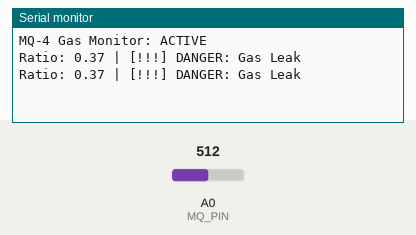
This sketch was run on a simulated Arduino Uno, built with avr-gcc and run on an emulated ATmega328P. Parts: the last lines printed to the serial monitor. Inputs (shaded band) come from the test bench; at power-on: A0 (MQ_PIN) = 512.

Above: at 1.8 s.
1.9 s: A0 (MQ_PIN) set to 286
At 2.8 s:
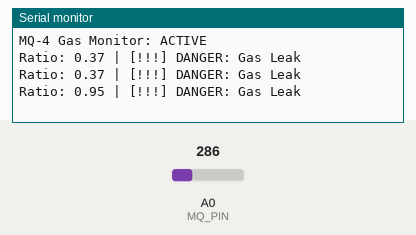
3.4 s: A0 (MQ_PIN) set to 267
At 4.4 s:
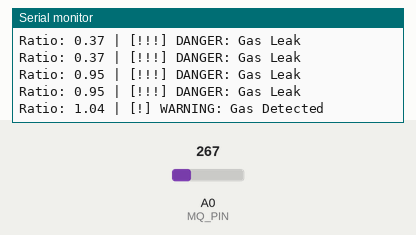

The sketch:

monitoring.ino
```cpp
// MQ-4 Monitoring
const int MQ_PIN = A0;
const float RL = 10000.0;
const float R0 = 27157.65;     //calibrated R0

float readRs()
{
  int adc = analogRead(MQ_PIN);
  if (adc == 0) return 0;

  float Vout = adc * (5.0 / 1023.0);
  return RL * (5.0 - Vout) / Vout;
}

void setup()
{
  Serial.begin(9600);
  Serial.println("MQ-4 Gas Monitor: ACTIVE");
}

void loop()
{
  float Rs = readRs();
  float ratio = Rs / R0;

  Serial.print("Ratio: ");
  Serial.print(ratio);

  if (ratio < 1.0)
  {
    Serial.println(" | [!!!] DANGER: Gas Leak");
  }
  else if (ratio < 3.0)
  {
    Serial.println(" | [!] WARNING: Gas Detected");
  }
  else
  {
    Serial.println(" | [OK] Clean Air");
  }

  delay(1000);
}
```

Measured:
- the behaviour switches between 276 and 275 on A0 (MQ_PIN) (found by bisection; images 1 and 2)
- after the input at 1.9 s, the serial monitor: prints a new line after 0.10 s (image 1)
- after the input at 3.4 s, the serial monitor: prints a new line after 0.60 s (image 2)
